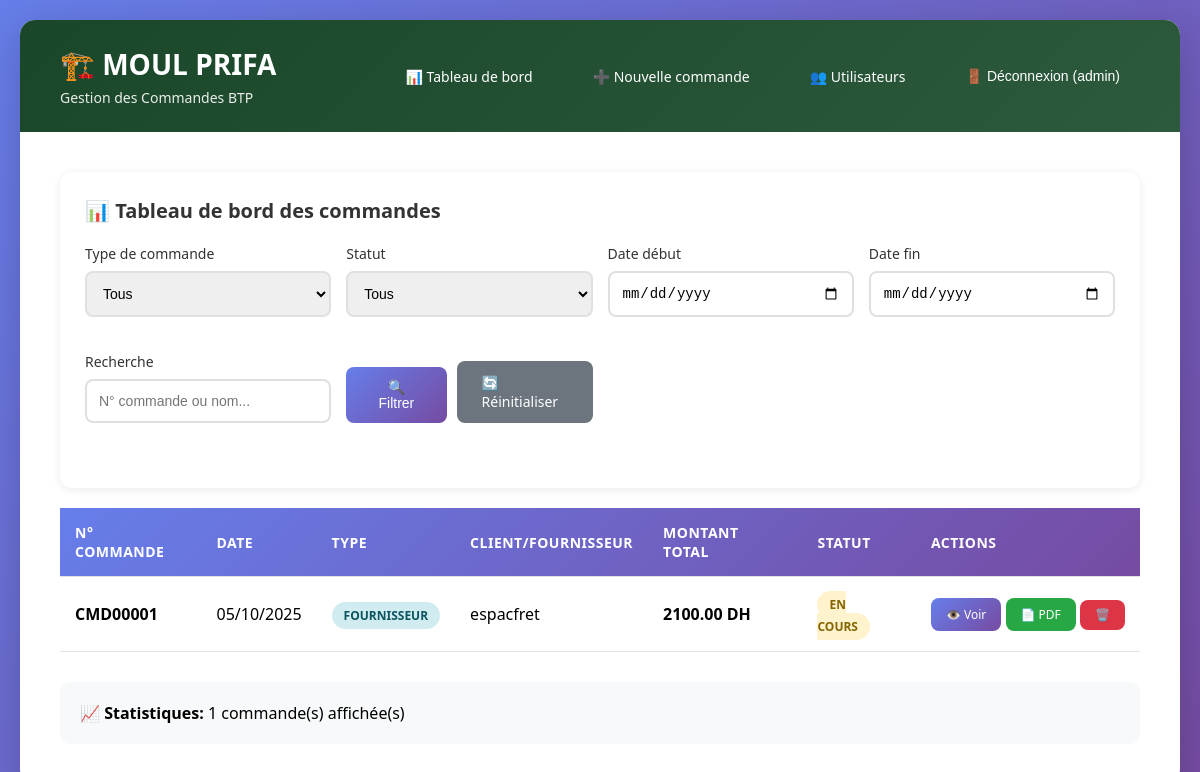
The page /dashboard (signed in) on the database its author committed.
### app.py (models this page shows)
class User(UserMixin, db.Model):
    id = db.Column(db.Integer, primary_key=True)
    username = db.Column(db.String(80), unique=True, nullable=False)
    password = db.Column(db.String(200), nullable=False)
    is_admin = db.Column(db.Boolean, default=False)
    commandes = db.relationship('Commande', backref='utilisateur', lazy=True)

class Commande(db.Model):
    id = db.Column(db.Integer, primary_key=True)
    numero_commande = db.Column(db.String(50), unique=True, nullable=False)
    date_commande = db.Column(db.DateTime, nullable=False, default=datetime.utcnow)
    type_commande = db.Column(db.String(20), nullable=False)  # 'fournisseur' ou 'client'
    nom_tiers = db.Column(db.String(200), nullable=False)
    adresse_tiers = db.Column(db.String(300))
    telephone_tiers = db.Column(db.String(20))
    statut = db.Column(db.String(20), default='en_cours')  # en_cours, livree, annulee
    montant_total = db.Column(db.Float, default=0)
    user_id = db.Column(db.Integer, db.ForeignKey('user.id'), nullable=False)
    lignes = db.relationship('LigneCommande', backref='commande', lazy=True, cascade='all, delete-orphan')

### app.py (the view)
@app.route('/dashboard')
@login_required
def dashboard():
    type_filtre = request.args.get('type', '')
    statut_filtre = request.args.get('statut', '')
    date_debut = request.args.get('date_debut', '')
    date_fin = request.args.get('date_fin', '')
    recherche = request.args.get('recherche', '')
    query = Commande.query
    if not current_user.is_admin:
        query = query.filter_by(user_id=current_user.id)
    if type_filtre:
        query = query.filter_by(type_commande=type_filtre)
    if statut_filtre:
        query = query.filter_by(statut=statut_filtre)
    if date_debut:
        query = query.filter(Commande.date_commande >= datetime.strptime(date_debut, '%Y-%m-%d'))
    if date_fin:
        query = query.filter(Commande.date_commande <= datetime.strptime(date_fin, '%Y-%m-%d'))
    if recherche:
        query = query.filter(
            (Commande.numero_commande.contains(recherche)) |
            (Commande.nom_tiers.contains(recherche))
        )
    commandes = query.order_by(Commande.date_commande.desc()).all()
    return render_template('dashboard.html', commandes=commandes)

### app.py (called while the page is built)
@login_manager.user_loader
def load_user(user_id):
    return User.query.get(int(user_id))

### templates/dashboard.html (shortened to what this page needs)
{% extends "base.html" %}
{% block content %}
<div class="card">
    <h2 class="card-title">📊 Tableau de bord des commandes</h2>
    <form method="GET" class="filters">
        <div class="form-group">
            <label>Type de commande</label>
            <select name="type">
                <option value="">Tous</option>
            </select>
        </div>
        <div class="form-group">
            <label>Statut</label>
            <select name="statut">
                <option value="">Tous</option>
            </select>
        </div>
        <div class="form-group">
            <label>Date début</label>
            <input type="date" name="date_debut" value="{{ request.args.get('date_debut', '') }}">
        </div>
        <div class="form-group">
            <label>Date fin</label>
            <input type="date" name="date_fin" value="{{ request.args.get('date_fin', '') }}">
        </div>
        <div class="form-group">
            <label>Recherche</label>
            <input type="text" name="recherche" placeholder="N° commande ou nom..." value="{{ request.args.get('recherche', '') }}">
        </div>
        <div class="form-group" style="display: flex; align-items: flex-end; gap: 10px;">
            <button type="submit" class="btn btn-primary">🔍 Filtrer</button>
            <a href="{{ url_for('dashboard') }}" class="btn btn-secondary">🔄 Réinitialiser</a>
        </div>
    </form>
</div>
<div class="table-container">
    <table>
        <thead>
            <tr>
                <th>N° Commande</th>
                <th>Date</th>
                <th>Type</th>
                <th>Client/Fournisseur</th>
                <th>Montant Total</th>
                <th>Statut</th>
                <th>Actions</th>
            </tr>
        </thead>
        <tbody>
            {% if commandes %}
                {% for commande in commandes %}
                <tr>
                    <td><strong>{{ commande.numero_commande }}</strong></td>
                    <td>{{ commande.date_commande.strftime('%d/%m/%Y') }}</td>
                    <td>
                        {% if commande.type_commande == 'fournisseur' %}
                            <span class="badge badge-info">Fournisseur</span>
                        {% else %}
                            <span class="badge badge-success">Client</span>
                        {% endif %}
                    </td>
                    <td>{{ commande.nom_tiers }}</td>
                    <td><strong>{{ "%.2f"|format(commande.montant_total) }} DH</strong></td>
                    <td>
                        {% if commande.statut == 'en_cours' %}
                            <span class="badge badge-warning">En cours</span>
                        {% elif commande.statut == 'livree' %}
                            <span class="badge badge-success">Livrée</span>
                        {% else %}
                            <span class="badge badge-danger">Annulée</span>
                        {% endif %}
                    </td>
                    <td style="white-space: nowrap;">
                        <a href="{{ url_for('voir_commande', id=commande.id) }}" class="btn btn-primary" style="padding: 8px 15px; font-size: 12px;">👁️ Voir</a>
                        <a href="{{ url_for('generer_pdf', id=commande.id) }}" target="_blank" class="btn btn-success" style="padding: 8px 15px; font-size: 12px;">📄 PDF</a>
                        {% if current_user.is_admin or commande.user_id == current_user.id %}
                        <form method="POST" action="{{ url_for('supprimer_commande', id=commande.id) }}" style="display: inline;" onsubmit="return confirm('Confirmer la suppression ?');">
                            <button type="submit" class="btn btn-danger" style="padding: 8px 15px; font-size: 12px;">🗑️</button>
                        </form>
                        {% endif %}
                    </td>
                </tr>
                {% endfor %}
            {% else %}
                <tr>
                    <td colspan="7" style="text-align: center; padding: 40px; color: #999;">
                        Aucune commande trouvée. <a href="{{ url_for('nouvelle_commande') }}" style="color: #667eea;">Créer une nouvelle commande</a>
                    </td>
                </tr>
            {% endif %}
        </tbody>
    </table>
</div>
<div style="margin-top: 30px; padding: 20px; background: #f8f9fa; border-radius: 10px;">
    <strong>📈 Statistiques:</strong> {{ commandes|length }} commande(s) affichée(s)
</div>
{% endblock %}

### templates/base.html (shortened to what this page needs)
<!DOCTYPE html>
<html lang="fr">
<head>
</head>
<body>
    <div class="container">
        <div class="header">
            <div>
                <h1>🏗️ MOUL PRIFA</h1>
                <div class="subtitle">Gestion des Commandes BTP</div>
            </div>
            {% if current_user.is_authenticated %}
            <div class="nav-menu">
                <a href="{{ url_for('dashboard') }}">📊 Tableau de bord</a>
                <a href="{{ url_for('nouvelle_commande') }}">➕ Nouvelle commande</a>
                {% if current_user.is_admin %}
                <a href="{{ url_for('admin_utilisateurs') }}">👥 Utilisateurs</a>
                {% endif %}
                <form action="{{ url_for('logout') }}" method="GET" style="display:inline;">
                    <button type="submit">🚪 Déconnexion ({{ current_user.username }})</button>
                </form>
            </div>
            {% endif %}
        </div>
        <div class="content">
            {% block content %}{% endblock %}
        </div>
    </div>
</body>
</html>

### templates/base.html (style rules this page uses)
* { margin: 0; padding: 0; box-sizing: border-box; }
body { font-family: 'Segoe UI', Tahoma, Geneva, Verdana, sans-serif; background: linear-gradient(135deg, #667eea 0%, #764ba2 100%); min-height: 100vh; padding: 20px; }
.container { max-width: 1400px; margin: 0 auto; background: white; border-radius: 15px; box-shadow: 0 10px 40px rgba(0,0,0,0.2); overflow: hidden; }
.header { background: linear-gradient(135deg, #1a472a 0%, #2d5a3d 100%); color: white; padding: 25px 40px; display: flex; justify-content: space-between; align-items: center; }
.header h1 { font-size: 28px; font-weight: 600; }
.header .subtitle { font-size: 14px; opacity: 0.9; margin-top: 5px; }
.nav-menu { display: flex; gap: 20px; align-items: center; }
.nav-menu a, .nav-menu button { color: white; text-decoration: none; padding: 10px 20px; border-radius: 8px; transition: background 0.3s; border: none; background: transparent; cursor: pointer; font-size: 14px; }
.content { padding: 40px; }
.btn { padding: 12px 25px; border: none; border-radius: 8px; cursor: pointer; font-size: 14px; font-weight: 500; transition: all 0.3s; text-decoration: none; display: inline-block; }
.btn-primary { background: linear-gradient(135deg, #667eea 0%, #764ba2 100%); color: white; }
.btn-success { background: #28a745; color: white; }
.btn-danger { background: #dc3545; color: white; }
.btn-secondary { background: #6c757d; color: white; }
.table-container { overflow-x: auto; margin-top: 20px; }
table { width: 100%; border-collapse: collapse; background: white; }
thead { background: linear-gradient(135deg, #667eea 0%, #764ba2 100%); color: white; }
th, td { padding: 15px; text-align: left; border-bottom: 1px solid #dee2e6; }
th { font-weight: 600; font-size: 14px; text-transform: uppercase; letter-spacing: 0.5px; }
.form-group { margin-bottom: 20px; }
label { display: block; margin-bottom: 8px; font-weight: 500; color: #333; font-size: 14px; }
input[type="text"], input[type="password"], input[type="date"], input[type="number"], select, textarea { width: 100%; padding: 12px; border: 2px solid #e0e0e0; border-radius: 8px; font-size: 14px; transition: border 0.3s; }
.badge { padding: 5px 12px; border-radius: 20px; font-size: 12px; font-weight: 600; text-transform: uppercase; }
.badge-warning { background: #fff3cd; color: #856404; }
.badge-info { background: #d1ecf1; color: #0c5460; }
.card { background: white; border-radius: 12px; padding: 25px; box-shadow: 0 2px 10px rgba(0,0,0,0.08); margin-bottom: 20px; }
.card-title { font-size: 20px; font-weight: 600; margin-bottom: 20px; color: #333; }
.filters { display: grid; grid-template-columns: repeat(auto-fit, minmax(200px, 1fr)); gap: 15px; margin-bottom: 20px; }

### rows shown on the page
User: username "admin"
Commande: numero_commande "CMD00001", date_commande "05/10/2025", type_commande "FOURNISSEUR", nom_tiers "espacfret", montant_total "2100.00", statut "EN COURS"

### other values the page prints
{{ commandes|length }} "1"
